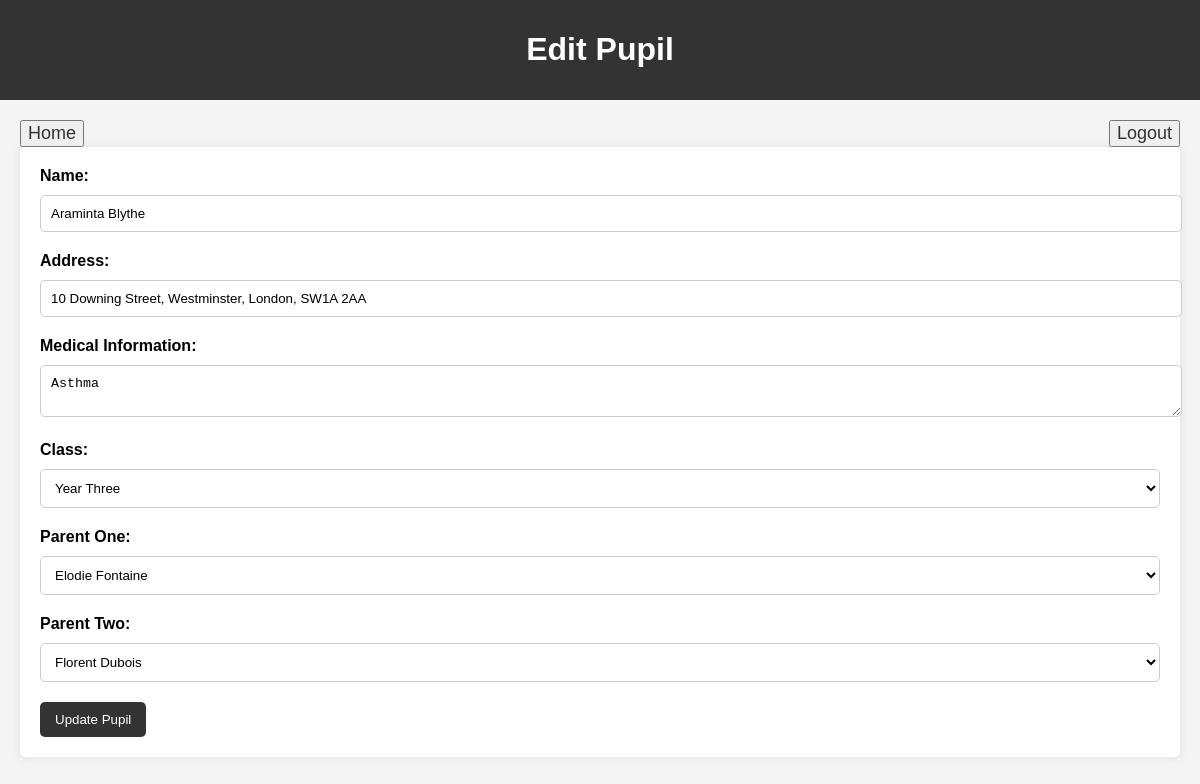
Screenshot of /edit_pupil.php?id=1 (signed in) with the database file from the repository.
### tables this page shows
CREATE TABLE `pupils` (
  `PupilID` int(11) NOT NULL AUTO_INCREMENT,
  `Name` varchar(100) NOT NULL,
  `Address` text NOT NULL,
  `MedicalInfo` text,
  `ClassID` int(11) DEFAULT NULL,
  `ParentOneID` int(11) DEFAULT NULL,
  `ParentTwoID` int(11) DEFAULT NULL,
  PRIMARY KEY (`PupilID`),
  KEY `ClassID` (`ClassID`)
);

CREATE TABLE `classes` (
  `ClassID` int(11) NOT NULL AUTO_INCREMENT,
  `ClassName` varchar(50) NOT NULL,
  `Capacity` int(11) NOT NULL,
  PRIMARY KEY (`ClassID`)
);

CREATE TABLE `parents` (
  `ParentID` int(11) NOT NULL AUTO_INCREMENT,
  `Name` varchar(100) NOT NULL,
  `Address` text NOT NULL,
  `Email` varchar(100) DEFAULT NULL,
  `Phone` varchar(15) DEFAULT NULL,
  PRIMARY KEY (`ParentID`)
);

### edit_pupil.php (the view, shortened to what this page needs)
<?php
    if (isset($_SESSION['username']))
    {
        include 'db_connection.php';
        $pupilID = (int)$_GET['id'];
        $sql = "
            SELECT
                Pupils.PupilID,
                Pupils.Name AS PupilName,
                Pupils.Address AS PupilAddress,
                Pupils.MedicalInfo,
                Pupils.ClassID,
                Pupils.ParentOneID,
                Pupils.ParentTwoID,
                Classes.ClassName
            FROM Pupils
            INNER JOIN Classes ON Pupils.ClassID = Classes.ClassID
            WHERE Pupils.PupilID = $pupilID
        ";
        $pupilResult = mysqli_query($conn, $sql);
        $pupil = mysqli_fetch_assoc($pupilResult);
        $classesSql = "SELECT ClassID, ClassName FROM Classes";
        $classesResult = mysqli_query($conn, $classesSql);
        $classes = [];
        while ($row = mysqli_fetch_assoc($classesResult)) {
            $classes[] = $row;
        }
        $parentsSql = "SELECT ParentID, Name FROM Parents";
        $parentsResult = mysqli_query($conn, $parentsSql);
        $parents = [];
        while ($row = mysqli_fetch_assoc($parentsResult)) {
            $parents[] = $row;
        }
        ?>
        <!DOCTYPE html>
        <html lang="en">
        <head>
            <link rel="stylesheet" href="styles.css">
        </head>
        <body>
            <header>
                <h1>Edit Pupil</h1>
            </header>
            <main>
                <button><a href="index.php" class="edit">Home</a></button>
                <button style="float: right;"> <a href="Logout.php" class="edit">Logout</a> </button>
                <form method="POST" action="edit_pupil.php?id=<?php echo urlencode($pupilID); ?>">
                    <label for="name">Name:</label>
                    <input type="text" id="name" name="name" value="<?php echo htmlspecialchars($pupil['PupilName']); ?>" required><br>
                    <label for="address">Address:</label>
                    <input type="text" id="address" name="address" value="<?php echo htmlspecialchars($pupil['PupilAddress']); ?>" required><br>
                    <label for="medical_info">Medical Information:</label>
                    <textarea id="medical_info" name="medical_info"><?php echo htmlspecialchars($pupil['MedicalInfo']); ?></textarea><br>
                    <label for="classID">Class:</label>
                    <select id="classID" name="classID" required>
                        <?php foreach ($classes as $class) { ?>
                            <option value="<?php echo $class['ClassID']; ?>" <?php echo $pupil['ClassID'] == $class['ClassID'] ? 'selected' : ''; ?>>
                                <?php echo htmlspecialchars($class['ClassName']); ?>
                            </option>
                        <?php } ?>
                    </select><br>
                    <label for="parent_one">Parent One:</label>
                    <select id="parent_one" name="parent_one">
                        <?php foreach ($parents as $parent) { ?>
                            <option value="<?php echo $parent['ParentID']; ?>" <?php echo $pupil['ParentOneID'] == $parent['ParentID'] ? 'selected' : ''; ?>>
                                <?php echo htmlspecialchars($parent['Name']); ?>
                            </option>
                        <?php } ?>
                    </select><br>
                    <label for="parent_two">Parent Two:</label>
                    <select id="parent_two" name="parent_two">
                        <?php foreach ($parents as $parent) { ?>
                            <option value="<?php echo $parent['ParentID']; ?>" <?php echo $pupil['ParentTwoID'] == $parent['ParentID'] ? 'selected' : ''; ?>>
                                <?php echo htmlspecialchars($parent['Name']); ?>
                            </option>
                        <?php } ?>
                    </select><br>
                    <button type="submit">Update Pupil</button>
                </form>
            </main>
        </body>
        </html>
    <?php
    }else{
        header("Location: login.php");
    }
?>

### styles.css (style rules this page uses)
body { font-family: Arial, sans-serif; background-color: #f4f4f4; margin: 0; padding: 0; }
header { background-color: #333; color: white; padding: 10px 0; text-align: center; }
main { margin: 20px; }
form { background-color: white; padding: 20px; border-radius: 5px; box-shadow: 0 0 10px rgba(0, 0, 0, 0.1); }
form label { display: block; margin-bottom: 10px; font-weight: bold; }
form input[type="text"], form input[type="number"], form input[type="email"], form input[type="year"], form textarea, form select { width: 100%; padding: 10px; margin-bottom: 20px; border: 1px solid #ccc; border-radius: 5px; }
form button { padding: 10px 15px; background-color: #333; color: white; border: none; border-radius: 5px; cursor: pointer; }
select { background-color: #fff; background-repeat: no-repeat; background-position: right 10px center; background-size: 16px 16px; }
a { text-decoration: none; color: #333; font-size: 18px; }

### rows the page displays
pupils: name "Araminta Blythe", address "10 Downing Street, Westminster, London, SW1A 2AA", medical_info "Asthma", classID "Year Three", parent_one "Elodie Fontaine", parent_two "Florent Dubois"
